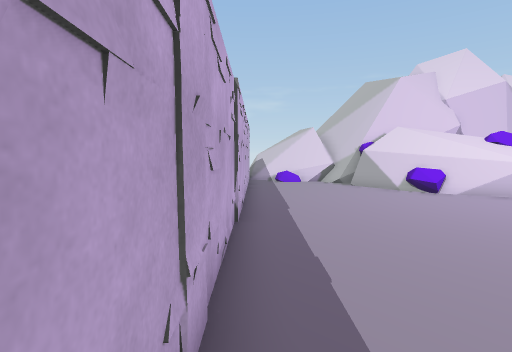
[1] (above)

24 first-person views from a walk through a Unity game level. The camera is 1.5 m above the floor, tilts 4° down and sees 80° across. The floor is counted in squares, 1 m on a side. Each view is taken from the middle of a square. On the plan, view 1 faces up. The plan holds only what a view shows up to about 15 squares ahead; the rest is blank. The place goes on beyond the plan. Some animated figures are left out.

[2]
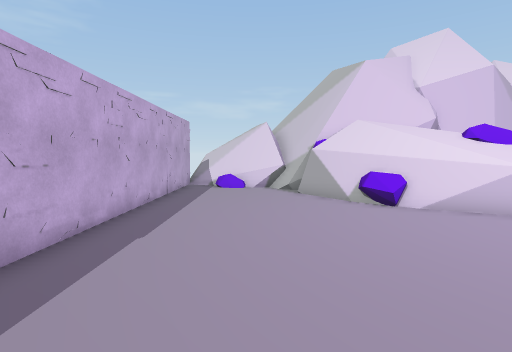

[3]
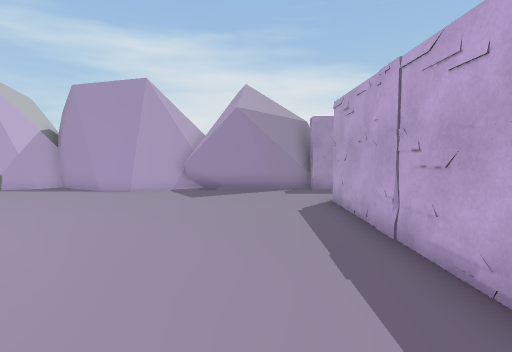

[4]
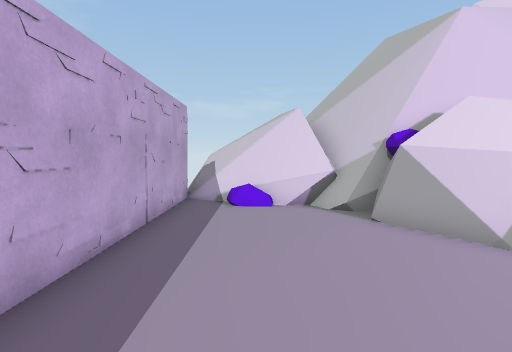

[5]
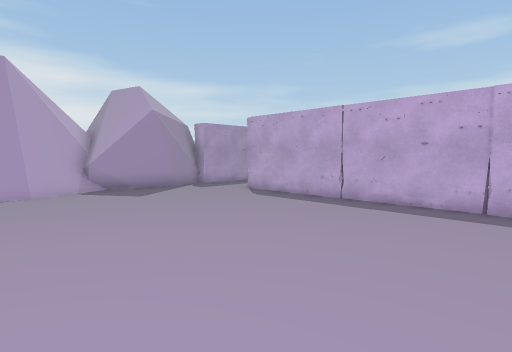

[6]
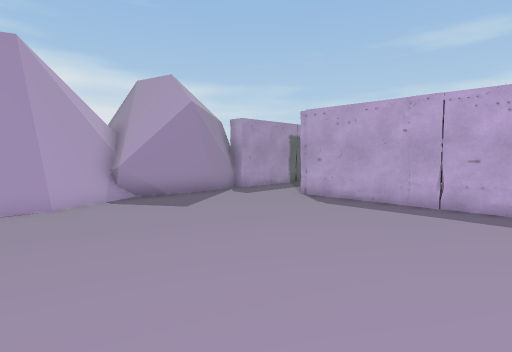

[7]
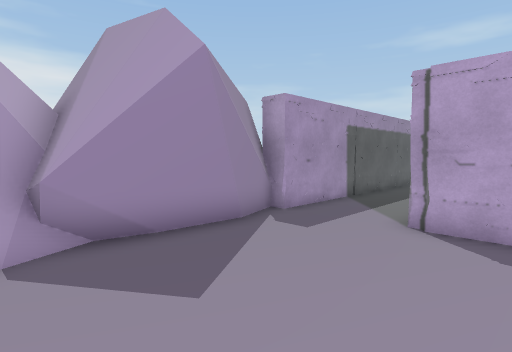

[8]
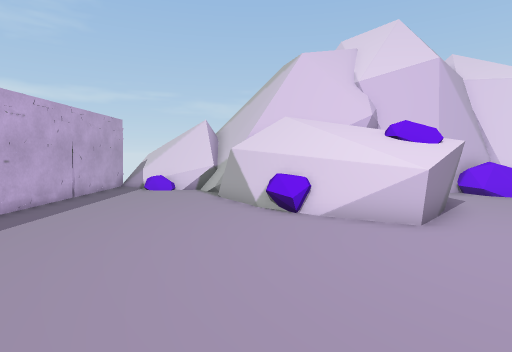

[9]
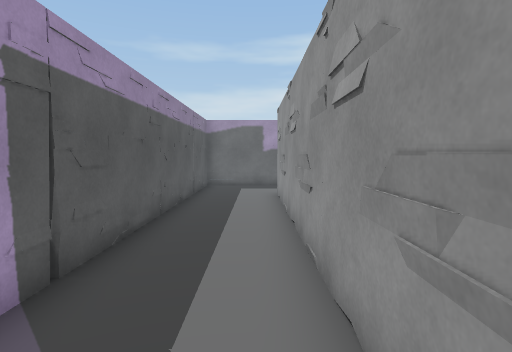

[10]
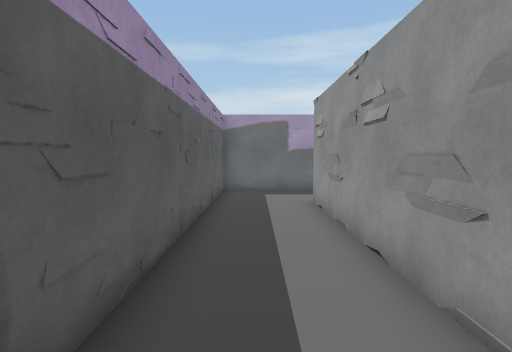

[11]
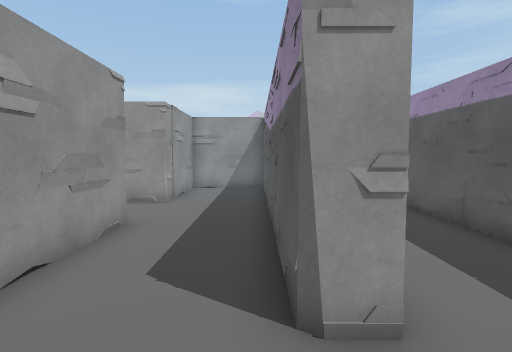

[12]
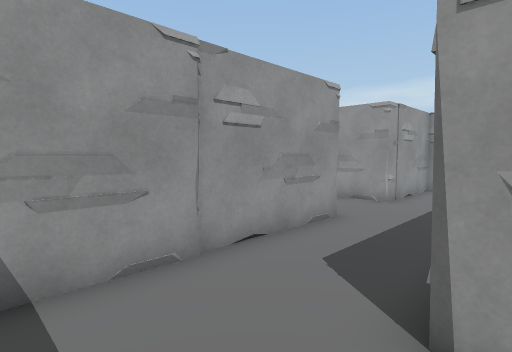

[13]
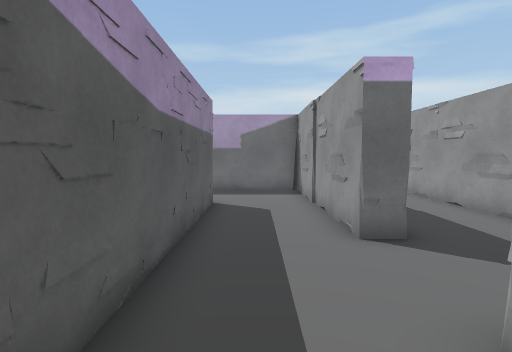

[14]
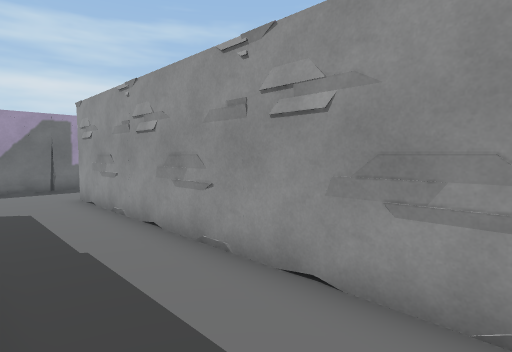

[15]
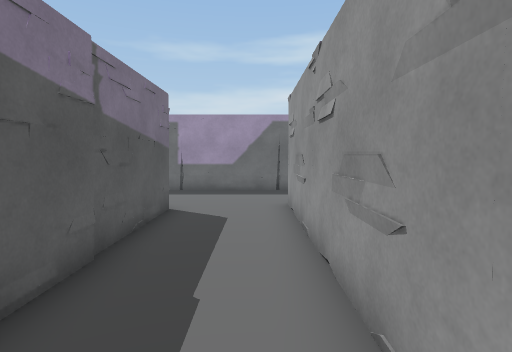

[16]
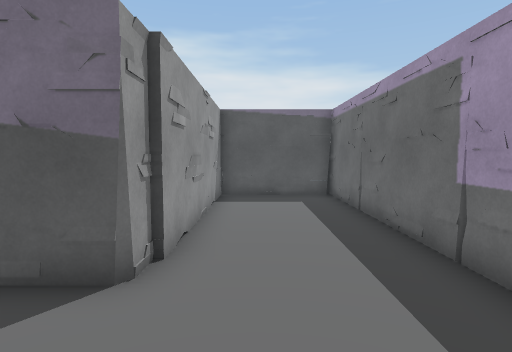

[17]
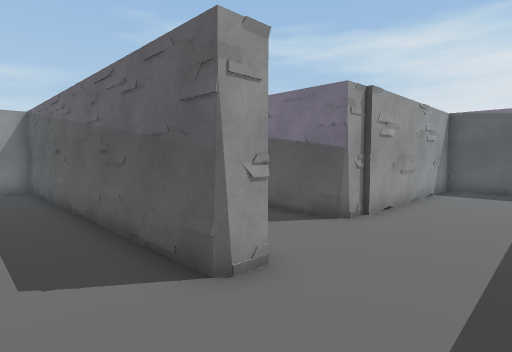

[18]
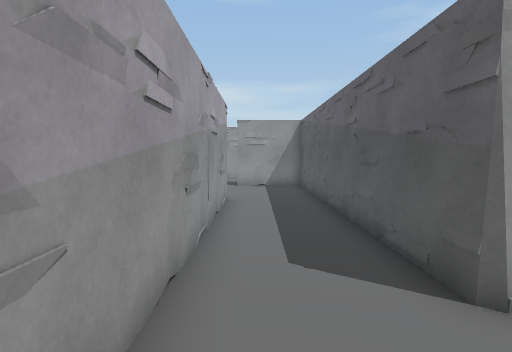

[19]
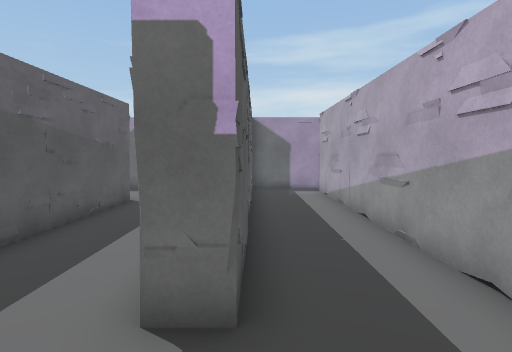

[20]
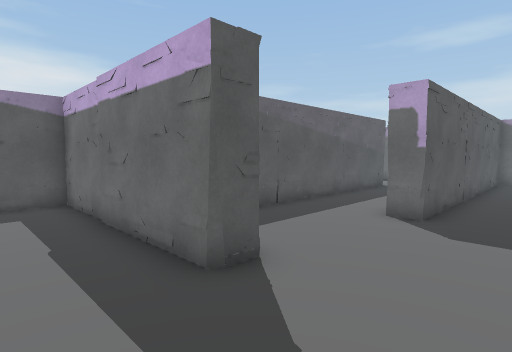

[21]
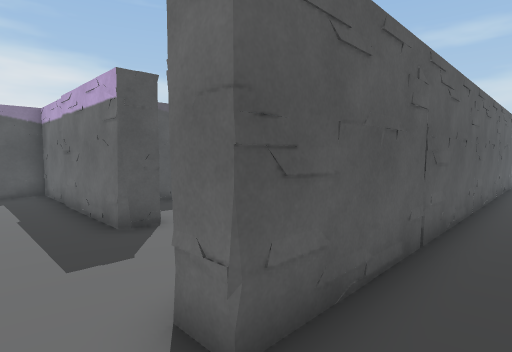

[22]
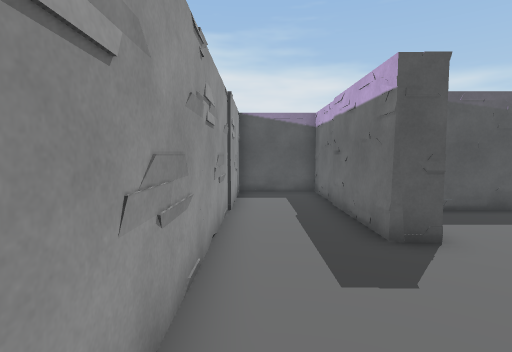

[23]
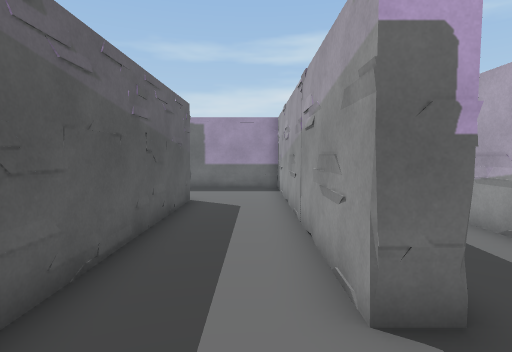

[24]
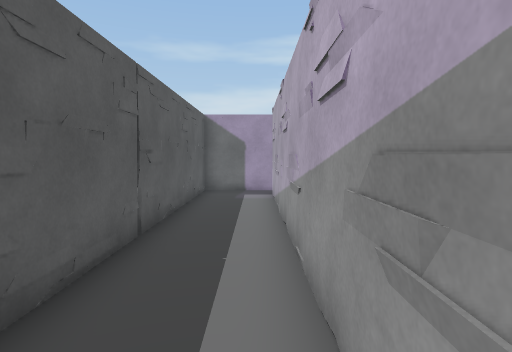

### Floor plan
Ten units are one square. View 1 is at (0, 0); x grows to the right and y downward. Boxes are objects, and circles mark ways between rooms. Rooms are numbered by the first view taken in them; rooms with no view inside come last. Other rooms are left out.
<svg viewBox="-213 -193 314 261">
<path fill="none" stroke="#000" d="M96 -103 85 -109M95 -105 54 -141M60 -129 47 -149M63 -136 54 -143M49 -147 53 -159M46 49 48 54M9 53 18 50 47 52M52 58 71 50 90 51M53 -160 42 -179M50 -162 42 -176M48 63 71 53 93 54M40 -169 7 -187M43 -170 13 -187M41 -173 16 -187M-5 -188 -5 22M89 -107 74 -120M65 -125 58 -132M65 -128 56 -136M38 52 51 55M39 55 51 57M46 57 70 46 86 47 96 52M52 57 72 48 89 49M11 54 48 54M53 -159 44 -160M46 -160 42 -169M48 -162 43 -170 31 -168M42 -165 39 -171M42 -166 6 -182M34 -170 5 -186M16 -177 5 -183M-158 -18 -158 54 -5 54M-83 -28 -83 -18 -165 -18 -165 -26 -106 -26M-61 -60 -172 -60 -172 -68M-19 22 -126 22 -126 13 -19 13M-12 14 -12 -18 -52 -18 -52 -38M-186 -100 -208 -100 -208 54 -167 54 -167 -21M-5 58 9 53M-5 62 8 53M-6 60 -1 56M-86 -136 -195 -136M-33 -145 -33 -136M-172 -68 -52 -68 -52 -99 -43 -99 -43 -26 -12 -26 -12 -142M-208 -144 -208 -108 -96 -108 -96 -100 -186 -100M-195 -145 -33 -145"/>
<rect x="15" y="-175" width="10" height="10" fill="#bbb"><title>rock</title></rect>
<rect x="65" y="-125" width="10" height="10" fill="#bbb"><title>rock</title></rect>
<circle cx="0" cy="33" r="3" fill="#2a7"/>
<circle cx="-185" cy="-85" r="3" fill="#2a7"/>
<circle cx="-200" cy="-140" r="3" fill="#2a7"/>
<circle cx="-25" cy="-140" r="3" fill="#2a7"/>
<text x="40" y="-50">1</text>
<text x="-120" y="0">2</text>
<text x="-90" y="-100">3</text>
<text x="-110" y="-170">4</text>
</svg>
Room 1 opens to room 2. Room 2 opens to room 3. Room 3 opens to room 4.

Where each view was taken, in squares from view 1:
view 1: 0 up, 0 right, facing up
view 2: 3 up, 3 right, facing up
view 3: 8 up, 2 right, facing down
view 4: 8 up, 2 right, facing up
view 5: 8 up, 9 right, facing down-left
view 6: 5 up, 9 right, facing down-left
view 7: 0 up, 6 right, facing down-left
view 8: 4 up, 6 right, facing up
view 9: 3 down, 1 left, facing left
view 10: 4 down, 3 left, facing left
view 11: 1 down, 15 left, facing right
view 12: 2 down, 15 left, facing up-right
view 13: 0 up, 3 left, facing left
view 14: 3 up, 6 left, facing up-left
view 15: 5 up, 8 left, facing left
view 16: 6 up, 18 left, facing down
view 17: 9 up, 20 left, facing down-right
view 18: 9 up, 20 left, facing right
view 19: 11 up, 7 left, facing left
view 20: 13 up, 2 left, facing down-left
view 21: 16 up, 2 left, facing down-left
view 22: 15 up, 2 left, facing down
view 23: 9 up, 7 left, facing left
view 24: 13 up, 8 left, facing left
